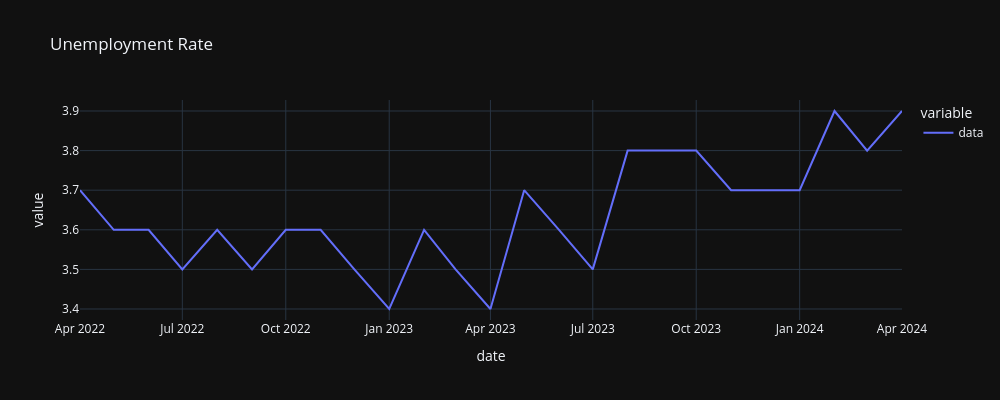

Notebook cell for this chart:
### Code cell
"""
Rising Unemployment: Job losses and rising unemployment rates are common
during a recession as businesses may cut costs by reducing their workforce.
"""

plot_data("UNRATE", "U-3 Unemployment Rate", years=2)

### Figure 1 — Plotly figure (JSON) as saved in the notebook; plotly's stock layout.template omitted (floating-point values rounded to 4 significant figures)
{"data": [{"hovertemplate": "variable=data<br>date=%{x|%B %d, %Y}<br>value=%{y}<extra></extra>", "legendgroup": "data", "line": {"color": "#636efa", "dash": "solid"}, "marker": {"symbol": "circle"}, "mode": "lines", "name": "data", "orientation": "v", "showlegend": true, "type": "scatter", "x": ["2022-04-01T00:00:00", "2022-05-01T00:00:00", "2022-06-01T00:00:00", "2022-07-01T00:00:00", "2022-08-01T00:00:00", "2022-09-01T00:00:00", "2022-10-01T00:00:00", "2022-11-01T00:00:00", "2022-12-01T00:00:00", "2023-01-01T00:00:00", "2023-02-01T00:00:00", "2023-03-01T00:00:00", "2023-04-01T00:00:00", "2023-05-01T00:00:00", "2023-06-01T00:00:00", "2023-07-01T00:00:00", "2023-08-01T00:00:00", "2023-09-01T00:00:00", "2023-10-01T00:00:00", "2023-11-01T00:00:00", "2023-12-01T00:00:00", "2024-01-01T00:00:00", "2024-02-01T00:00:00", "2024-03-01T00:00:00", "2024-04-01T00:00:00"], "xaxis": "x", "y": [3.7, 3.6, 3.6, 3.5, 3.6, 3.5, 3.6, 3.6, 3.5, 3.4, 3.6, 3.5, 3.4, 3.7, 3.6, 3.5, 3.8, 3.8, 3.8, 3.7, 3.7, 3.7, 3.9, 3.8, 3.9], "yaxis": "y"}], "layout": {"height": 400, "legend": {"title": {"text": "variable"}, "tracegroupgap": 0}, "title": {"text": "Unemployment Rate"}, "width": 1000, "xaxis": {"anchor": "y", "domain": [0, 1], "title": {"text": "date"}}, "yaxis": {"anchor": "x", "domain": [0, 1], "title": {"text": "value"}}}}
